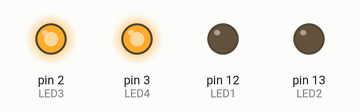
Recording of a sketch running on a simulated Arduino Uno, built with avr-gcc and run on an emulated ATmega328P. Parts: output pins drawn as LEDs (lit = HIGH).

Above: at 0.1 s.
Timing chart, 0 to 1.6 s (numbered marks = the images above):
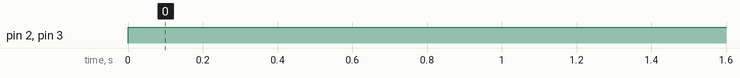

Measured:
- by itself, pin 2 (LED3), pin 3 (LED4): LOW → HIGH at 0.00 s

The sketch:

Sequential_blinking.ino
```cpp
/* A simple program to sequentially turn on and turn off 2 set of LEDs */

int LED1 = 12;
int LED2 = 13;
int LED3 = 2;
int LED4 = 3;

void setup() {
   pinMode(LED1, OUTPUT);
   pinMode(LED2, OUTPUT);
   pinMode(LED3, OUTPUT);
   pinMode(LED4, OUTPUT);
}


void loop() {
  //digitalWrite(LED1, HIGH);    // turn on LED1
  //digitalWrite(LED2, HIGH);    // turn on LED2
  //delay(1000);                  // wait for x ms
  //digitalWrite(LED1, LOW);     // turn off LED1
  //digitalWrite(LED2, LOW);     // turn off LED2

  digitalWrite(LED3, HIGH);    // turn on LED3
  digitalWrite(LED4, HIGH);    // turn on LED4
  //delay(1000);                  // wait for x ms
  //digitalWrite(LED3, LOW);     // turn off LED3
  //digitalWrite(LED4, LOW);     // turn off LED4
}
```
